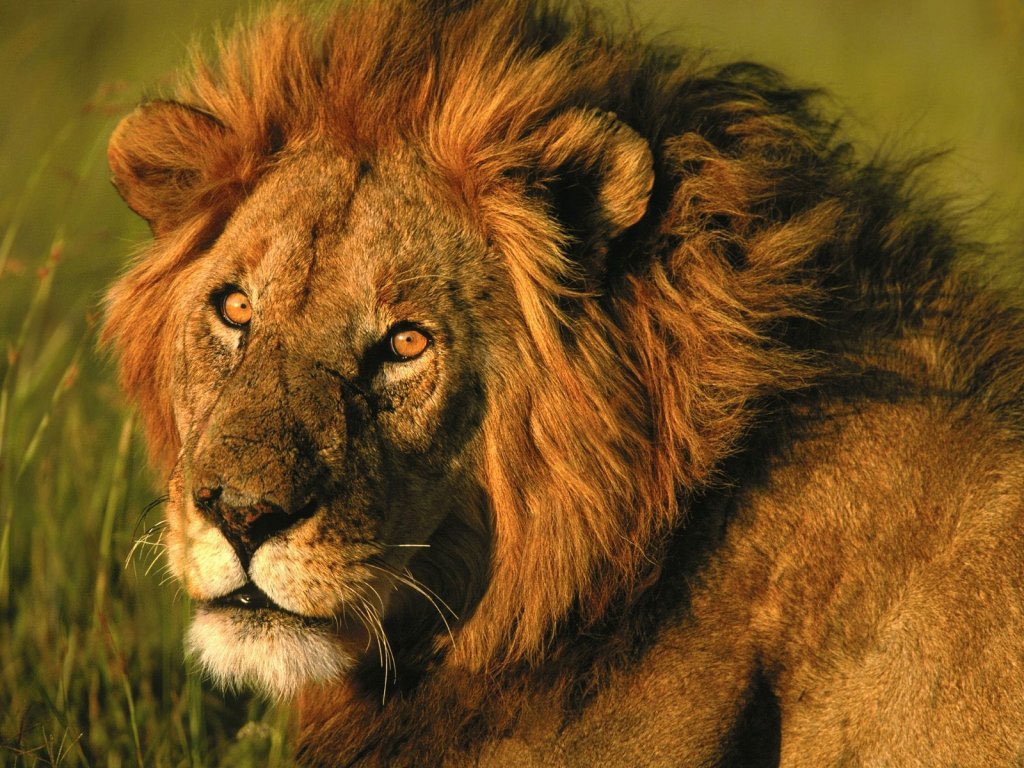
%> input picture leao.jpg, 1024 x 768 px
$ octave pdi_02.m   (GNU Octave 9; MATLAB toolbox functions it lacks are replaced by stand-ins)
%> lines starting %> are read from the running program, lines starting %| are printed output that depends on the picture
%%%%%%%%%%%%%%%%%%%%%%%%%%%%%%%%%%%%%%%%%%%%%%%%%
%                                               %
%   Trabalho Processamento Digital de Imagens   %
%                                               %
%   Allan Galdino - 0322961                     %
%                                               %
%   Walberto Fagner                             %
%                                               %
%%%%%%%%%%%%%%%%%%%%%%%%%%%%%%%%%%%%%%%%%%%%%%%%%

XSIZE = 1024;
YSIZE = 768;
IMG = 'leao.jpg';

pkg load image % necessario para Octave. pode comentar para Matlab

imgRGB = imread(IMG);
%> imgRGB is the input picture: size 768x1024x3 uint8; mean R, G, B 117.2, 81.2, 28.9
img = im2double( rgb2gray(imgRGB) );
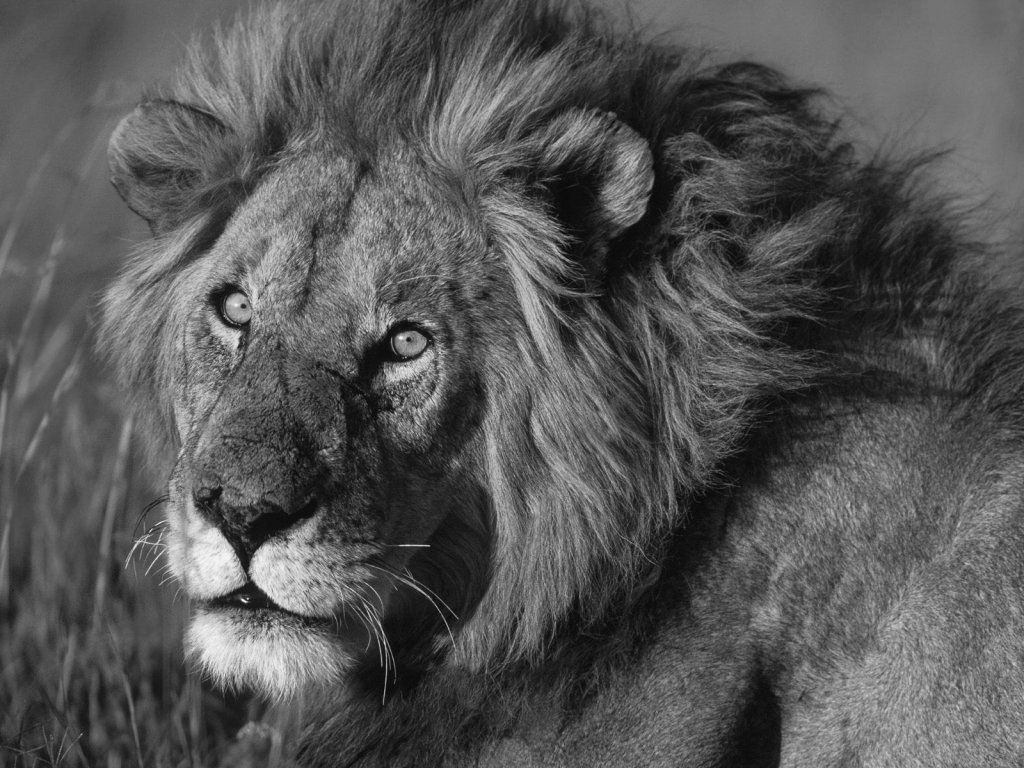
%> img: size 768x1024 double; min 0.00784, max 0.965, mean 0.337

x=XSIZE;
y=YSIZE;
f1 = figure('Name', sprintf('Imagem %s',IMG), 'Position', [0 0 XSIZE YSIZE]);
f2 = figure('Name', sprintf('Histograma %s',IMG), 'Position', [0 0 XSIZE YSIZE]);
for i=1:6
%> this loop made 6 passes; what is shown inside it comes from the first
    pic = imresize(img, [y x]);
    pic = imresize(pic, [192 256]);
%> pic: size 192x256 double
    figure(f1);
    subplot(3, 2, i )
    imshow( pic );
    title(sprintf('Figura Resolução %dx%d',x,y))
    figure(f2);
    subplot(3, 2, i )
    hist( pic(:) , 20, 1.0);
    title(sprintf('Histograma Resolução %dx%d',x,y))
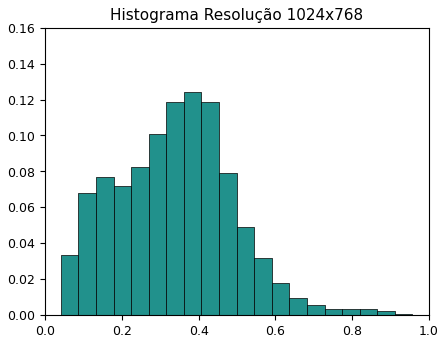
%> figure redrawn from the program's plot data; tallest bar 0.124 high, from x = 0.362 to 0.407
    x=x/2;
    y=y/2;
endfor;
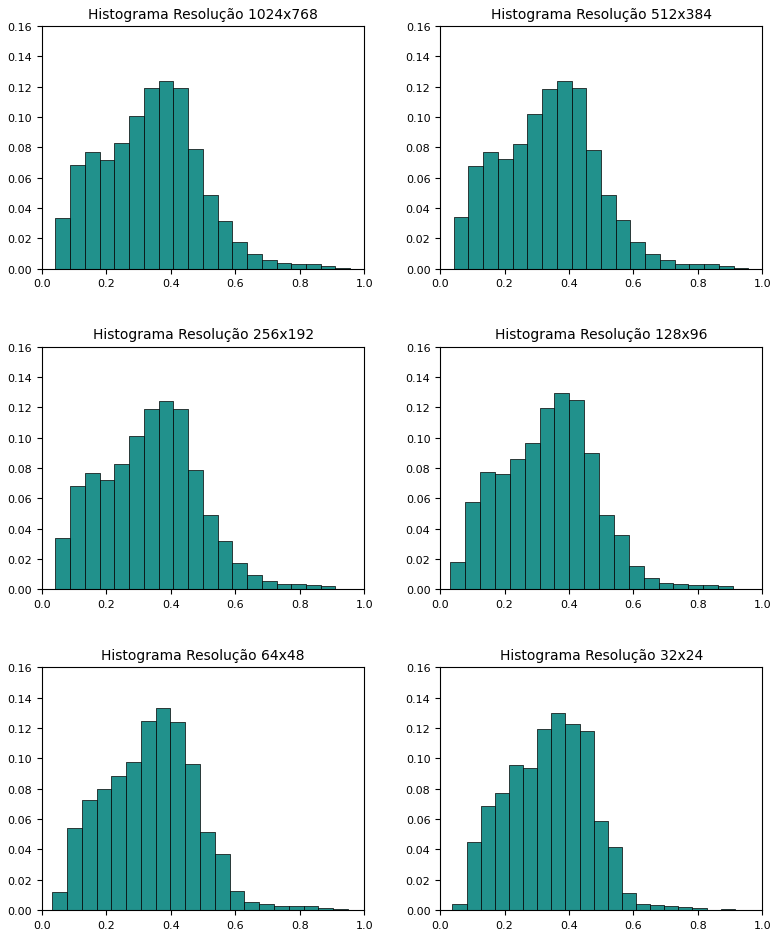
%> figure redrawn from the program's plot data, 6 panels; panel 1: tallest bar 0.124 high, from x = 0.362 to 0.407; panel 2: tallest bar 0.124 high, from x = 0.362 to 0.408; panel 3: tallest bar 0.124 high, from x = 0.362 to 0.407; panel 4: tallest bar 0.129 high, from x = 0.355 to 0.401

pause;

$ run again, with tigre.jpg copied over leao.jpg
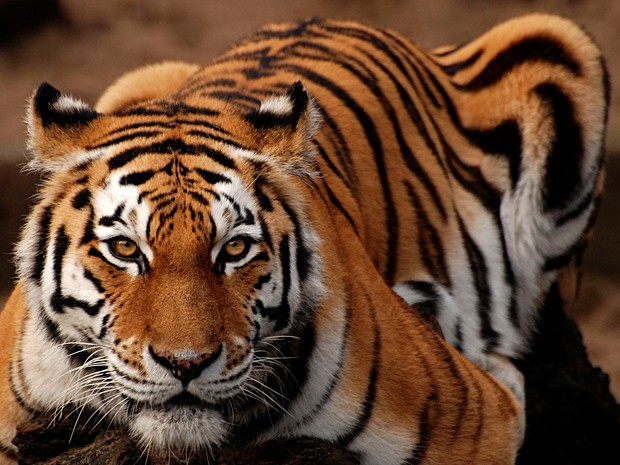
%> input picture tigre.jpg, 620 x 465 px
%> imgRGB is the input picture: size 465x620x3 uint8; mean R, G, B 103.1, 71.5, 49.8
%> `pic = imresize(pic, [192 256]);`:
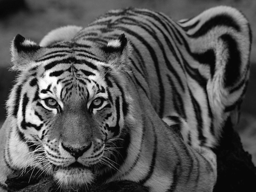
%> pic: size 192x256 double; min -0.029, max 1, mean 0.308; drawn with min black and max white
%> `title(sprintf('Histograma Resolução %dx%d',x,y))`:
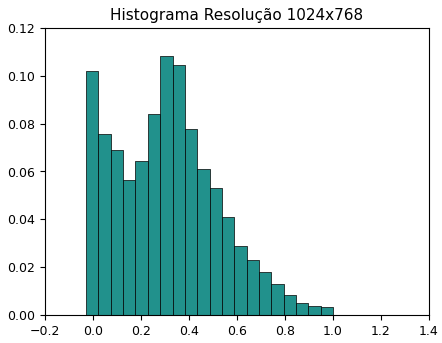
%> figure redrawn from the program's plot data; tallest bar 0.108 high, from x = 0.28 to 0.331
